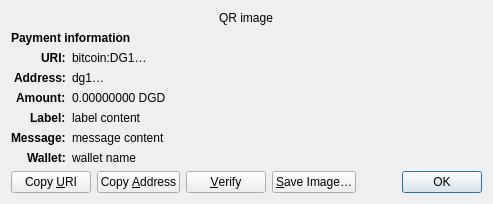
<?xml version="1.0" encoding="UTF-8"?>
<ui version="4.0">
 <class>ReceiveRequestDialog</class>
 <widget class="QDialog" name="ReceiveRequestDialog">
  <property name="geometry">
   <rect>
    <x>0</x>
    <y>0</y>
    <width>413</width>
    <height>229</height>
   </rect>
  </property>
  <property name="windowTitle">
   <string>Request payment to …</string>
  </property>
  <layout class="QGridLayout" name="gridLayout" columnstretch="0,1">
   <property name="sizeConstraint">
    <enum>QLayout::SetFixedSize</enum>
   </property>
   <item row="0" column="0" colspan="2" alignment="Qt::AlignHCenter">
    <widget class="QRImageWidget" name="qr_code">
     <property name="text">
      <string notr="true">QR image</string>
     </property>
     <property name="textInteractionFlags">
      <set>Qt::NoTextInteraction</set>
     </property>
    </widget>
   </item>
   <item row="1" column="0" colspan="2">
    <widget class="QLabel" name="payment_header">
     <property name="font">
      <font>
       <weight>75</weight>
       <bold>true</bold>
      </font>
     </property>
     <property name="text">
      <string>Payment information</string>
     </property>
     <property name="textInteractionFlags">
      <set>Qt::NoTextInteraction</set>
     </property>
    </widget>
   </item>
   <item row="2" column="0" alignment="Qt::AlignRight|Qt::AlignTop">
    <widget class="QLabel" name="uri_tag">
     <property name="font">
      <font>
       <weight>75</weight>
       <bold>true</bold>
      </font>
     </property>
     <property name="text">
      <string notr="true">URI:</string>
     </property>
     <property name="textFormat">
      <enum>Qt::PlainText</enum>
     </property>
     <property name="textInteractionFlags">
      <set>Qt::NoTextInteraction</set>
     </property>
    </widget>
   </item>
   <item row="2" column="1" alignment="Qt::AlignTop">
    <widget class="QLabel" name="uri_content">
     <property name="text">
      <string notr="true">bitcoin:DG1…</string>
     </property>
     <property name="textFormat">
      <enum>Qt::RichText</enum>
     </property>
     <property name="wordWrap">
      <bool>true</bool>
     </property>
     <property name="textInteractionFlags">
      <set>Qt::TextSelectableByMouse</set>
     </property>
    </widget>
   </item>
   <item row="3" column="0" alignment="Qt::AlignRight|Qt::AlignTop">
    <widget class="QLabel" name="address_tag">
     <property name="font">
      <font>
       <weight>75</weight>
       <bold>true</bold>
      </font>
     </property>
     <property name="text">
      <string>Address:</string>
     </property>
     <property name="textInteractionFlags">
      <set>Qt::NoTextInteraction</set>
     </property>
    </widget>
   </item>
   <item row="3" column="1" alignment="Qt::AlignTop">
    <widget class="QLabel" name="address_content">
     <property name="text">
      <string notr="true">dg1…</string>
     </property>
     <property name="textFormat">
      <enum>Qt::PlainText</enum>
     </property>
     <property name="textInteractionFlags">
      <set>Qt::TextSelectableByMouse</set>
     </property>
    </widget>
   </item>
   <item row="4" column="0" alignment="Qt::AlignRight|Qt::AlignTop">
    <widget class="QLabel" name="amount_tag">
     <property name="font">
      <font>
       <weight>75</weight>
       <bold>true</bold>
      </font>
     </property>
     <property name="text">
      <string>Amount:</string>
     </property>
     <property name="textInteractionFlags">
      <set>Qt::NoTextInteraction</set>
     </property>
    </widget>
   </item>
   <item row="4" column="1" alignment="Qt::AlignTop">
    <widget class="QLabel" name="amount_content">
     <property name="text">
      <string notr="true">0.00000000 DGD</string>
     </property>
     <property name="textFormat">
      <enum>Qt::PlainText</enum>
     </property>
     <property name="textInteractionFlags">
      <set>Qt::TextSelectableByMouse</set>
     </property>
    </widget>
   </item>
   <item row="5" column="0" alignment="Qt::AlignRight|Qt::AlignTop">
    <widget class="QLabel" name="label_tag">
     <property name="font">
      <font>
       <weight>75</weight>
       <bold>true</bold>
      </font>
     </property>
     <property name="text">
      <string>Label:</string>
     </property>
     <property name="textInteractionFlags">
      <set>Qt::NoTextInteraction</set>
     </property>
    </widget>
   </item>
   <item row="5" column="1" alignment="Qt::AlignTop">
    <widget class="QLabel" name="label_content">
     <property name="text">
      <string notr="true">label content</string>
     </property>
     <property name="textFormat">
      <enum>Qt::PlainText</enum>
     </property>
     <property name="wordWrap">
      <bool>true</bool>
     </property>
     <property name="textInteractionFlags">
      <set>Qt::TextSelectableByMouse</set>
     </property>
    </widget>
   </item>
   <item row="6" column="0" alignment="Qt::AlignRight|Qt::AlignTop">
    <widget class="QLabel" name="message_tag">
     <property name="font">
      <font>
       <weight>75</weight>
       <bold>true</bold>
      </font>
     </property>
     <property name="text">
      <string>Message:</string>
     </property>
     <property name="textInteractionFlags">
      <set>Qt::NoTextInteraction</set>
     </property>
    </widget>
   </item>
   <item row="6" column="1" alignment="Qt::AlignTop">
    <widget class="QLabel" name="message_content">
     <property name="text">
      <string notr="true">message content</string>
     </property>
     <property name="textFormat">
      <enum>Qt::PlainText</enum>
     </property>
     <property name="wordWrap">
      <bool>true</bool>
     </property>
     <property name="textInteractionFlags">
      <set>Qt::TextSelectableByMouse</set>
     </property>
    </widget>
   </item>
   <item row="7" column="0" alignment="Qt::AlignRight|Qt::AlignTop">
    <widget class="QLabel" name="wallet_tag">
     <property name="font">
      <font>
       <weight>75</weight>
       <bold>true</bold>
      </font>
     </property>
     <property name="text">
      <string>Wallet:</string>
     </property>
     <property name="textInteractionFlags">
      <set>Qt::NoTextInteraction</set>
     </property>
    </widget>
   </item>
   <item row="7" column="1" alignment="Qt::AlignTop">
    <widget class="QLabel" name="wallet_content">
     <property name="text">
      <string notr="true">wallet name</string>
     </property>
     <property name="textFormat">
      <enum>Qt::PlainText</enum>
     </property>
     <property name="wordWrap">
      <bool>true</bool>
     </property>
     <property name="textInteractionFlags">
      <set>Qt::TextSelectableByMouse</set>
     </property>
    </widget>
   </item>
   <item row="8" column="0" colspan="2">
    <layout class="QHBoxLayout" name="horizontalLayout">
     <item>
      <widget class="QPushButton" name="btnCopyURI">
       <property name="text">
        <string>Copy &amp;URI</string>
       </property>
       <property name="autoDefault">
        <bool>false</bool>
       </property>
      </widget>
     </item>
     <item>
      <widget class="QPushButton" name="btnCopyAddress">
       <property name="text">
        <string>Copy &amp;Address</string>
       </property>
       <property name="autoDefault">
        <bool>false</bool>
       </property>
      </widget>
     </item>
     <item>
      <widget class="QPushButton" name="btnVerify">
       <property name="text">
        <string>&amp;Verify</string>
       </property>
       <property name="toolTip">
        <string>Verify this address on e.g. a hardware wallet screen</string>
       </property>
       <property name="autoDefault">
        <bool>false</bool>
       </property>
      </widget>
     </item>
     <item>
      <widget class="QPushButton" name="btnSaveAs">
       <property name="text">
        <string>&amp;Save Image…</string>
       </property>
       <property name="autoDefault">
        <bool>false</bool>
       </property>
      </widget>
     </item>
     <item>
      <spacer name="horizontalSpacer_2">
       <property name="orientation">
        <enum>Qt::Horizontal</enum>
       </property>
       <property name="sizeHint" stdset="0">
        <size>
         <width>40</width>
         <height>20</height>
        </size>
       </property>
      </spacer>
     </item>
     <item>
      <widget class="QDialogButtonBox" name="buttonBox">
       <property name="focusPolicy">
        <enum>Qt::StrongFocus</enum>
       </property>
       <property name="standardButtons">
        <set>QDialogButtonBox::Ok</set>
       </property>
      </widget>
     </item>
    </layout>
   </item>
  </layout>
 </widget>
 <customwidgets>
  <customwidget>
   <class>QRImageWidget</class>
   <extends>QLabel</extends>
   <header>qt/qrimagewidget.h</header>
  </customwidget>
 </customwidgets>
 <tabstops>
  <tabstop>buttonBox</tabstop>
  <tabstop>btnCopyURI</tabstop>
  <tabstop>btnCopyAddress</tabstop>
  <tabstop>btnSaveAs</tabstop>
 </tabstops>
 <resources/>
 <connections>
  <connection>
   <sender>buttonBox</sender>
   <signal>accepted()</signal>
   <receiver>ReceiveRequestDialog</receiver>
   <slot>accept()</slot>
   <hints>
    <hint type="sourcelabel">
     <x>135</x>
     <y>230</y>
    </hint>
    <hint type="destinationlabel">
     <x>135</x>
     <y>126</y>
    </hint>
   </hints>
  </connection>
 </connections>
</ui>
